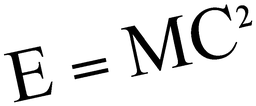
#> input picture gibbs-sampling-for-binary-image/einstein_equation.png, 256 x 106 px, shrunk from 862 x 356 before the run
$ python gs_binary.py
#> lines starting #> are read from the running program, lines starting #| are printed output that depends on the picture; after the words box and inside, x2 and y2 are one past the last pixel; in counts of white or black regions, pixels touching at a corner belong together
import numpy as np
import matplotlib.pyplot as plt
import copy
import cv2
import random

np.random.seed(123)
random.seed(123)


flip_rate = 0.2     # prob to invert pixel value, MAX_BURNS and MAX_SAMPLES should be adjusted on this
eta = 1.            # coeficient of loss between y_ij and x_ij
beta = 2.           # coeficient of loss between y_ij and its four neighboring pixel values in y
MAX_BURNS = 15      # number of burn-ins
MAX_SAMPLES = 5     # number of samplings
max_value = 255


def gibbs_sampling(X, Y):
    height, width = Y.shape
    for i in range(1, height-1):
        for j in range(1, width-1):
            markov_blanket = [Y[i-1][j], Y[i][j-1], Y[i][j+1], Y[i+1][j], X[i][j]]
            prob = 1. / (1. + np.exp(-2.*eta*markov_blanket[4] - 2.*beta*sum(markov_blanket[:4])))
            if np.random.rand() < prob:
                Y[i][j] = 1
            else: Y[i][j] = -1
    # [8 lines of commented-out code are left out]


def denoise(noisy_img):
    Y = copy.deepcopy(noisy_img)
    height, width = Y.shape
    # burn in
    for b in range(1, MAX_BURNS+1):
        print('burn in', b)
        gibbs_sampling(noisy_img, Y)
    # sampling
    posterior = np.zeros((height, width))
    for s in range(1, MAX_SAMPLES+1):
        print('sampling', s)
        gibbs_sampling(noisy_img, Y)
        posterior[np.where(np.array(Y)==1)] += 1
    denoised = np.ones(posterior.shape)
    denoised[np.where(posterior<.5)] = -1
    return denoised


def load_img(filename):
#> called with filename = 'einstein_equation.png'
    orig_img = plt.imread(filename)
#> orig_img is the input picture: shape (106, 256) float32; min 0, max 1, mean 0.903
    height, width = orig_img.shape
#> height = 106; width = 256
    X = np.ones([height+2, width+2])
    for i in range(height):
        for j in range(width):
            if orig_img[i,j] == 0:
                X[i+1,j+1] = -1
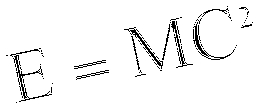
#> X: shape (108, 258) float64; values -1 (black) and 1 (white), 95.6% white; black in thin lines or dots, all inside (x1, y1, x2, y2) = (6, 6, 253, 103)
            # if np.sum(orig_img[i,j]) < 2.:
            #     X[i+1,j+1] = -1
    return X


def add_noise(orig_img, flip_rate):
#> called with flip_rate = 0.2
    height, width = orig_img.shape
#> height = 108; width = 258
    Y = copy.deepcopy(orig_img)
    for i in range(1, height-1):
        for j in range(1, width-1):
            if np.random.rand() < flip_rate:
                Y[i,j] = -Y[i,j]
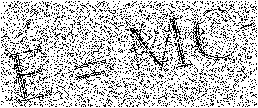
#> Y: shape (108, 258) float64; values -1 (black) and 1 (white), 77.6% white; black in thin lines or dots
#> after the loop in denoise, `for s in range(1, MAX_SAMPLES+1):`:
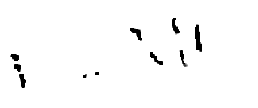
#> posterior: shape (108, 258) float64; min 0, max 5, mean 4.9; drawn with min black and max white
    return Y


def save_as_png(imgi, title):
    # plt.imshow(imgi, cmap=plt.cm.gray)
    # plt.savefig(title + '_.png')
    img = copy.deepcopy(imgi)
    img[img > 1] = 1
    img[img < -1] = -1
    # ret1,th1 = cv2.threshold(img,0,1,cv2.THRESH_BINARY)
    for i in range(img.shape[0]):
        for j in range(img.shape[1]):
            if img[i,j] == -1: img[i,j] = 0
            else: img[i,j] = max_value
    cv2.imwrite(title + '.png', img)


def get_error(denoised_img, orig_img):
    height, width = denoised_img.shape
#> height = 108; width = 258
    diff = denoised_img[1:height-1, 1:width-1] - orig_img[1:height-1, 1:width-1]
    return 1.*np.count_nonzero(diff)/(height-2)/(width-2)


if __name__ == "__main__":
    img_name = 'einstein_equation'
    orig_img = load_img(img_name+'.png')
    #orig_img = cv2.imread(img_name+'.png', cv2.THRESH_BINARY)
    #save_as_png(orig_img, img_name+'_orig')
    #print ((orig_img*max_value+max_value)/2)
    save_as_png(orig_img, img_name+'_orig')
    noisy_img = add_noise(orig_img, flip_rate)
    save_as_png(noisy_img, img_name+'_noisy_'+str(flip_rate))
    denoised_img = denoise(noisy_img)
    print('flip rate = ' + str(flip_rate) + '; denoised error: {:1.3f} %'.format(100*get_error(denoised_img, orig_img)))
#| flip rate = 0.2; denoised error: 3.914 %
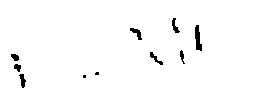
#> denoised_img: shape (108, 258) float64; values -1 (black) and 1 (white), 98.2% white; 10 black regions (2 under 20 px), largest, box (x1, y1, x2, y2) and area: (195, 25, 202, 51) 119, (130, 28, 142, 40) 65, (172, 18, 180, 33) 56
    save_as_png(denoised_img, img_name+'_denoised_'+str(flip_rate))
